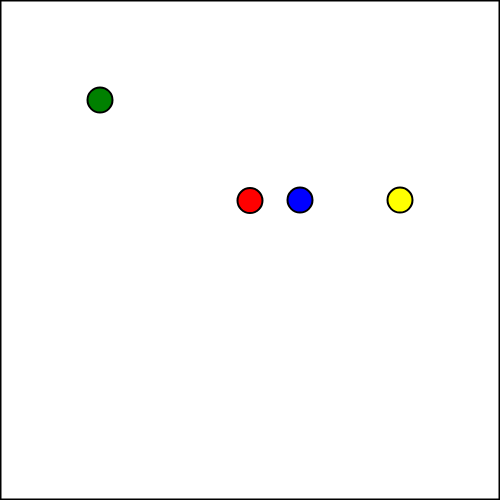
Frame 1 (no input)
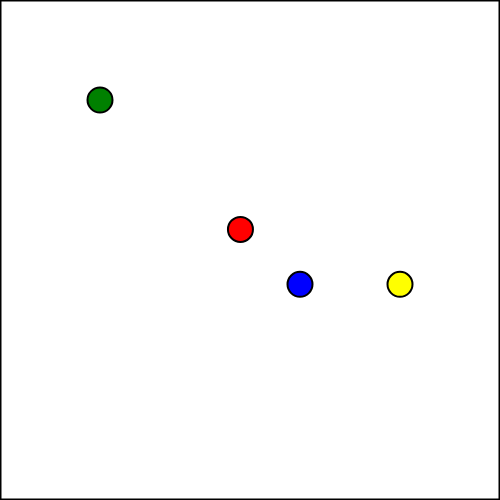
Frame 60 (no input)
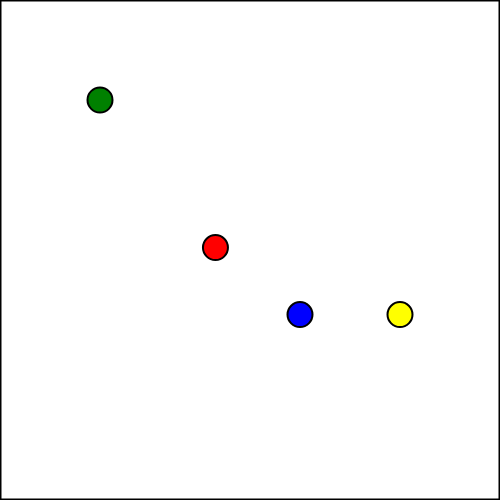
Frame 120 (the mouse pressed at the canvas centre since frame 60)

The p5.js sketch that drew these frames (run headless with seeded random() and noise() and a simulated clock; from frame 60 on, the mouse is pressed at the canvas centre):

// p5.js sketch
// ── sketch.js
let balls;
let refRouge, refBleu;
let ref;

function setup() {
  createCanvas(500, 500);
  changeRef = false;
  ref = "";
  limit = 0;
  trace = [];
  balls = [];
  balls.push(new Ball(200, 200, "red", "circle"));
  balls.push(new Ball(100, 100, "green", ""));
  balls.push(new Ball(300, 200, "blue", "line"));
  balls.push(new Ball(400, 200, "yellow", "line"));
  refRouge = createCheckbox('Référentiel rouge', false);
  refBleu = createCheckbox('Référentiel bleu', false);
}

function draw() {
  strokeWeight(3);
  rect(0, 0, width, height);
  if (refRouge.checked()) {
  translate(width/2 - balls[0].x,height/2 - balls[0].y);
  if (ref == "red")
    drawRel("red"); 
  refBleu.checked(false);
  } 
  if (refBleu.checked()) {
    translate(width/2 - balls[2].x,height/2 - balls[2].y);
    if (ref == "blue")
      drawRel("blue"); 
    refRouge.checked(false);
  } 
  if (!refRouge.checked() && !refBleu.checked()) {
    if (ref == "green") {
      drawRel("green");
    }
  }
  push();
  for (let b of balls) {
    b.update();
    b.show();
  }
  pop();
}

function mousePressed() {
  for (let b of balls) {
    b.trace = [];
    b.limit = 0;
  }
}

function drawRel(col) {
  let chosen;
  if (col == "red")
    chosen = balls[0];
  else if (col == "blue") 
    chosen = balls[2];
  else if (col == "green")
    chosen = balls[1];
  for (let b of balls) {
    if (b.col != col) {
      if (b.limit < 80) {
        b.trace.push(createVector(b.x - chosen.x, b.y - chosen.y));
      }
      for (let pos of b.trace) {
        push();
        stroke(b.col);
        circle(chosen.x + pos.x, chosen.y + pos.y, 3);
        pop();
      }
    }
  }
}

function keyReleased() {
  if (key === 't') {
  console.log('CLICK');
    if (refRouge.checked()) {
      ref = "red";
    }
    if (refBleu.checked()) {
      ref = "blue";
    }
    if (!refRouge.checked() && !refBleu.checked()) {
      ref = "green";
    }
  }
}

// ── ball.js
class Ball {
  constructor(x, y, col, mov) {
    this.x = x;
    this.y = y;
    this.col = col;
    this.mov = mov;
    this.theta = 0;
    this.startX = x;
    this.startY = y;
    this.trace = [];
    this.limit = 0;
    this.chosen = true;
  }
  show() {
    push();
    fill(this.col);
    strokeWeight(2);
    circle(this.x, this.y, 25);
    pop();
  }
  update() {
    switch(this.mov) {
      case "circle":
        this.theta += PI/300;
        this.x = this.startX + 50 * cos(this.theta);
        this.y = this.startY + 50 * sin(this.theta);
      break;
      case "line":
        this.theta += PI/100;
        this.y += 2 * sin(this.theta);
      default:
      break;
    }
  }
  
}

// ── styles.css
html,
body {
  height: 100%;
}

input {
  margin-top: 10px;
}

body {
  margin: 0;
  display: flex;

  /* This centers our sketch horizontally. */
  justify-content: center;

  /* This centers our sketch vertically. */
  align-items: center;

  flex-direction: column;
}
